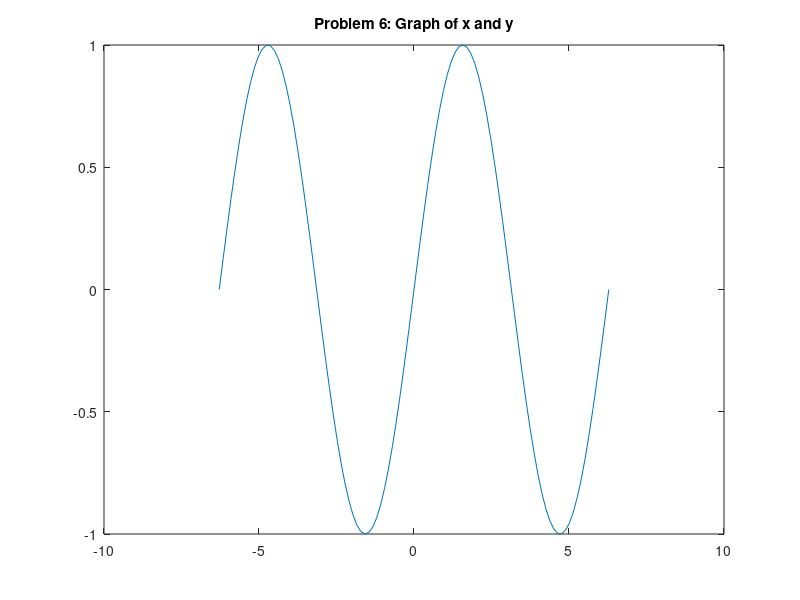

Recreate this plot in MATLAB. (Note: this script raises an error after producing the figure.)
%%%%%%%%%%%%%%%%%%%%%%%%%%%%%%%%%%%%%%%%%%%%%%%%%%%%%%%%%%%%%%%%%%%%%%%%%%
% Assignment 1: Matlab Scavenger Hunt and HelloWorld
%
% Submitted by: Patricia Butler
%
% Due: October 8, 2020
%
% Instructions: 

% There are two parts to this assignment. Part 1 deals with using the
% Matlab documentation to answer some questions or perform some tasks. Part
% 2 involves you writing your very first Matlab program!!

% Please write all of your responses in the following .mfile.
% If there are comments after the question (as in question 2) please 
% write your answer inside those comments. If there are not comments
% please write your answer with correct matlab syntax. 
%
%%%%%%%%%%%%%%%%%%%%%%%%%%%%%%%%%%%%%%%%%%%%%%%%%%%%%%%%%%%%%%%%%%%%%%%%%%

%%%%%%%%%%%%%%%%%%%%%%% Part 1  %%%%%%%%%%%%%%%%%%%%%%%%%%%%%%%%%%

% 1. Set the url of the matlab documentation to a variable called helpURL

helpURL = "https://www.mathworks.com/help/matlab/";

% 2. What does the command 'clear all' do?
%
% Answer: Clears the workspace of any defined variables and their saved values. 
%


% 3. What function would you use to take the average of the following
% numbers [1 7 21 32 67 32453]? Store your answer in a variable called
% averageAnswer.

numbers = [1 7 21 32 67 32453];
averageAnswer = mean(numbers);

% 4. What command would you type to see a list of all installed toolboxes?

ver

% 5. What command would return a list of all of the available functions in 
% the image processing toolbox? 

web https://www.mathworks.com/help/images/referencelist.html

% 6. On the line below figure, write a command to draw a graph of 
% x and y. 


x = linspace(-2*pi,2*pi);
y = sin(x);

figure
  plot(x,y)      %<- command goes here
  title("Problem 6: Graph of x and y"); % Title for graph
        

% 7. Find a function that performs a statistical test you've seen used
% in a journal article (there are many possible answers to this). 

%
% Answer: Paired t-test. The function used is ttest(). This function can
% also be used for a one-sample t-test. To designate it to be used for a
% paired-sample t-test, you need to input two data sets as seen below:
%
% ttest(x,y) % Tests null hypothesis that x and y have a mean of 0, are
% normally distributed, and the variance is unknown.
% 
% Example journal article where a paired-test was used: Lower Limb and Trunk Biomechanics After Fatigue in Competitive Female Irish Dancers
% https://www.ncbi.nlm.nih.gov/pmc/articles/PMC5517119/?tool=pmcentrez&report=abstract
%

% 8. What are the 2 major types of loops that MATLAB supports? What is the
% difference between them?

%
% Answer: The 2 major types of loops that MATLAB supports are "for" and
% "while" loops. The major difference between the two is that the "for"
% loops will run for a defined number of times while the "while" loop
% will continue to run for as long as the specified condition remains true.
% 
% "For" loop Matlab page:   https://www.mathworks.com/help/matlab/ref/for.html
% "While" loop Matlab page: https://www.mathworks.com/help/matlab/ref/while.html
% 


% 9. What does NaN stand for? Give an example of when you would get NaN as
% an answer. 

%
% Answer: Nan stands for "Not a Number". One example of where you would get Nan as an answer is if you tried to solve for 0/0. 
% 


% 10. The following code snippet executes but contains an error (we don't
% get a useful answer). See if you can use the documentation to fix the 
% error to get the sum of the numbers in A. Do not change or remove 
% any of the values in A.

A = [1 2 3 2 1 NaN 1 2 3 NaN];
S = nansum(A);      % Calculating the sum while ignoring NaNs


% 11. I used to love playing the game minesweeper. Is there a way that I
% could play a similar game on Matlab? Write the command that would launch
% the game if so. 


xpbombs  % Command for playing minesweeper


% 12. Create a variable myage and store your age on the day the hurricane is 
% supposed to impact our area in it. Subtract two from the value of the
% variable. Add one to the value of the variable. 

myage = 23;
myage = myage - 2;
myage = myage + 1;

% 13. Use the built-in function namelengthmax to find out the maximum number of
% characters that you can have in an identifier name under your version of
% MATLAB. Store the value in a variable called myMaxNameLength

myMaxNameLength = namelengthmax;

% 14. Create two variables to store a weight in pounds and ounces. Use who and whos
% to see the variables. Clear one of them and then use who and whos again.

weightPounds = 3; 
weightOunces = 3;

who         % Displays variables used in this script
whos        % Displays the names, sizes, bytes, class, and attributes of each variable used in this script

clear weightPounds

who         % Displays variables used in this script
whos        % Displays the names, sizes, bytes, class, and attributes of each variable used in this script

% 15. Store a number with a decimal place in a double variable (the default). Convert the
% variable to the type int32 and store the result in a new variable (hint: this is known
% as casting in computer programming).

doubleVariable = 100.1;
int32Variable = int32(doubleVariable);

% 16. Create a variable called pounds to store a weight in pounds. Convert this to 
% kilograms and assign the result to a variable kilos.

pounds = 3;                  % Weight in pounds
kilos  = pounds * 0.453592;  % Weight in kilograms

% 18. Create a variable fTemp to store a temperature in degrees Fahrenheit (F). 
% Convert this to degrees Celsius (C) and store the result in a variable cTemp.

fTemp = 32;                  % Degrees in Fahrenheit
cTemp = (fTemp-32) * 5/9;    % Degrees in Celsius

% 19. Using the colon operator, create the following row vectors:
% 2 3 4 5 6 7 
% 1.1000 1.3000 1.5000 1.7000 
% 8 6 4 2
% Store your results with variable names vecA, vecB and vecC respectively.


vecA = [2:7];                    % Row vector going from 2 to 7 in increments of 1
vecB = [1.1000:0.2000:1.7000];   % Row vector going from 1.1000 to 1.7000 in increments of 0.2000
vecC = [8:-2:2];                 % Row vector going from 8 to 2 in increments of -2


% 20. Give the MATLAB expression that would create a vector 
% (in a variable called vec) of 50 elements that range, equally spaced, 
% from 0 to 2pi:

vec = linspace(0,2*pi,50);   % Creating a vector from 0 to 2pi spanning 50 elements

% 21. Using the colon operator and the transpose operator, 
% create a column vector that has the values -1 to 1 in steps of 0.5.

rowVector = [-1:0.5:1];        % Row vector from -1 to 1 in increments of 0.5
columnVector = rowVector.';    % Transposing row vector to become a column vector

% 22. Create a variable called rows that is a random integer in the inclusive range 
% from 1 to 5. Create a variable called cols that is a random integer in the 
% inclusive range from 1 to 5. Create a matrix called result of all zeros with the 
% dimensions given by the values of rows and cols. 

rows = randi(5,1);
cols = randi(5,1);
result = zeros(rows,cols);

% 23. Create a vector of five random integers, each in the inclusive range 
% from -10 to 10. Perform each of the following and store your results in 
% appropriately named variables. (you should have a seperate line of code for each):
% - subtract 3 from each element n
% - count how many are positive
% - get the absolute value of each element
% - find the maximum.


randomIntegerVector = [randi([-10,10],1), randi([-10,10],1), randi([-10,10],1), randi([-10,10],1), randi([-10,10],1)];
randomIntegerVectorMinus3 = randomIntegerVector - 3;
randomIntegerVectorMinus3Positive = length(find(randomIntegerVectorMinus3>0));
randomIntegerVectorMinus3AbsoluteValue = abs(randomIntegerVectorMinus3);
randomIntegerVectorMinus3Maximum = max(randomIntegerVectorMinus3AbsoluteValue);


% 24. Write some code that will calculate the area of a trapezoid. Create
% variables for base1, base2, and height and assign them values. Store the
% result of your calculation in a variable called trapArea. Comment your
% code so that another user can understand what your code does. 

%%% Solving for the area of a trapezoid %%%

%Defining Variables
base1 = 5;  % Defining value for the upper base of the trapezoid
base2 = 10; % Defining value for the lower base of the trapezoid
height = 7; % Defining value for the height of the trapezoid

% Calculating area of the trapezoid
trapArea = ((base1 + base2)/2) * height;

% 25. In biomechanics, a vector is a set of numbers that indicate 
% both magnitude and direction. Units such as velocity and force are vector 
% quantities. An example of a vector could be <2.34, 4.244, 5.323> meters/second. 
% This vector describes the velocity of an object at a certain point in 
% three-dimensional space, <x,y,z>. In solving problems related to vectors, 
% it is handy to know the unit vector of a certain measurement. 
% A unit vector is a vector that has a certain direction, but a magnitude of 1.
% The equation for a unit vector in three-dimensional space is:

% u = <x,y,z>/sqrt(x^2 + y^2 + z^2)

% Write some code that prompts the user for x, y, and z values, and then 
% calculates the unit vector and stores the value in a variable called
% unitVector. 

x = input('Problem 25: Please input a value for x to solve for the unit vector  ')   % Prompts user to define value of x
y = input('Problem 25: Please input a value for y to solve for the unit vector  ')   % Prompts user to define value of y
z = input('Problem 25: Please input a value for z to solve for the unit vector  ')   % Prompts user to define value of z

unitVector = ([x,y,z])/sqrt( (x^2) + (y^2) + (z^2) );  % Calculating and Saving the unitVector for the x,y,and z values

%%%%%%%%%%%%%%%%%%%%%%%%%%  Part 2: Hello World %%%%%%%%%%%%%%%%%%%%%%%%%%

% Write some code that will print the string 'Hello World' to the screen. 
% There are several ways that you could do this. For an extra challenge, 
% make your program able to take text input from the user and output 
% whatever they input. (For ease of running and executing your solution,
% you should comment all the lines of code from Part 1. Just make sure you
% remove the comments before you submit.) 

%%% Enter the code for your program below this line


 prompt = 'Please type in Hello World   ' % This prompts the user to input text
 userInput = input(prompt, 's');          % This takes what the user input and does not treat it as an expression
 userInput                                % This prints whatever the user input in response to the prompt


%%%%% When you have completed everything, type the following two commands
%%%%% (without comments) into your command window. 

%%% load handel
%%% sound(y, Fs)